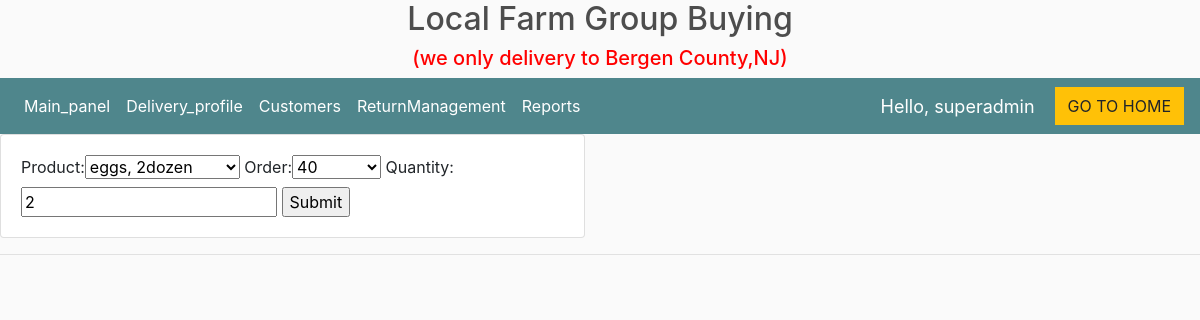
Page /updateorder/72/ (signed in) on the committed database.
### store/models.py (models this page shows, shortened)
class OrderItem(models.Model):
	product = models.ForeignKey(Product, on_delete=models.SET_NULL, null=True)
	order = models.ForeignKey(Order,  on_delete=models.SET_NULL, null=True)
	quantity = models.IntegerField(default=0, null=True, blank=True)

### store/decorators.py (the view)
		def wrapper_func(request, *args, **kwargs):
			group = None
			if request.user.groups.exists():
				group = request.user.groups.all()[0].name
			if group in allowed_roles:
				return view_func(request, *args, **kwargs)
			else:
				return HttpResponse('You are not authorized')

### store/forms.py
class OrderItemForm(ModelForm):
	class Meta:
		model = OrderItem
		fields = '__all__'

### store/models.py (called while the page is built)
	def __str__(self):
		return self.name

	def __str__(self):
		return str(self.id)

### store/views.py (called while the page is built)
@login_required(login_url='login')
@allowed_users(allowed_roles=['admin'])
def updateorder(request, pk):
	orderitem = OrderItem.objects.get(id=pk)
	form = OrderItemForm(instance=orderitem)
	if request.method == 'POST':
		form = OrderItemForm(request.POST, instance=orderitem)
		if form.is_valid():
			form.save()
			return redirect('/dashboard/')
	context = {'form': form}
	return render(request, 'store/order_form.html', context)

### store/templates/store/order_form.html (shortened to what this page needs)
{%  extends 'store/maindashboard.html' %}
{% load static %}
{% block content %}
<div class="row">
	<div class="col-md-6">
		<div class="card card-body">
			<form action="" method="POST">
				{{form}}
				<input type="submit" name="Submit">
			</form>
		</div>
	</div>
</div>
{% endblock %}

### store/templates/store/navbardashboard.html (shortened to what this page needs)
{% load static %}
<nav class="navbar navbar-expand-lg navbar-dark bg-dark">
    <div class="collapse navbar-collapse" id="navbarSupportedContent">
	    <ul class="navbar-nav mr-auto">
	      <li class="nav-item active">
	        <a class="nav-link" href="{% url 'dashboard' %}">Main_panel </a>
	      </li>
			<li class="nav-item active">
	        <a class="nav-link" href="{% url 'delivery' %}">Delivery_profile</a>
			</li>
			<li class="nav-item active">
	        <a class="nav-link" href="{% url 'customer_info' %}">Customers</a>
			</li>
			<li class="nav-item active">
	        <a class="nav-link" href="{% url 'ReturnManagement' %}">ReturnManagement</a>
			</li>
		 {% if request.user.is_superuser%}
	      <li class="nav-item active">
	        <a class="nav-link" href="{% url 'reports' %}">Reports</a>
	      </li>
			{% endif %}
	    </ul>
	     	<span class="hello-msg">Hello, {{request.user}}</span>
	    <div class="form-inline my-2 my-lg-0">
	     	<a href="{% url 'homein' %}"class="btn btn-warning">GO TO HOME</a>
	    </div>
       </div>
	 </nav>

### static/css/main.css (style rules this page uses)
body { background-color: hsl(0, 0%, 98%); }
.bg-dark { background-color: #4f868c!important; }
.btn { border-radius: 0; }

### store/templates/store/navbardashboard.html (style rules this page uses)
.hello-msg { font-size: 18px; color: #fff; margin-right: 20px; }

### rows in the picture
OrderItem: product "eggs, 2dozen", order "40", quantity "2"

### other values in the picture
{{ request.user }} "superadmin"
